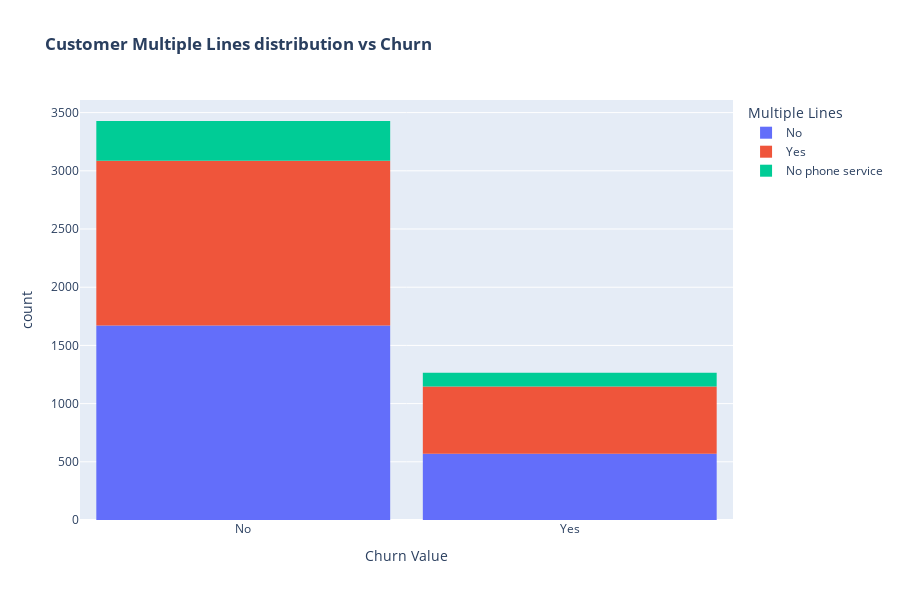

The cell this chart's notebook holds for it:
### Code cell
fig = px.histogram(telco_df, x="Churn Value", color="Multiple Lines", title="<b>Customer Multiple Lines distribution vs Churn</b>")
fig.update_layout(width=900, height=600, bargap=0.1)
fig.show()

### Figure 1 — Plotly figure (JSON) as saved in the notebook; plotly's stock layout.template omitted (floating-point values rounded to 4 significant figures; data arrays with more than 128 entries replaced by an {"elided": "..."} marker saying what was removed)
{"data": [{"alignmentgroup": "True", "bingroup": "x", "hovertemplate": "Multiple Lines=No<br>Churn Value=%{x}<br>count=%{y}<extra></extra>", "legendgroup": "No", "marker": {"color": "#636efa", "pattern": {"shape": ""}}, "name": "No", "offsetgroup": "No", "orientation": "v", "showlegend": true, "type": "histogram", "x": {"elided": "2253 str values"}, "xaxis": "x", "yaxis": "y"}, {"alignmentgroup": "True", "bingroup": "x", "hovertemplate": "Multiple Lines=Yes<br>Churn Value=%{x}<br>count=%{y}<extra></extra>", "legendgroup": "Yes", "marker": {"color": "#EF553B", "pattern": {"shape": ""}}, "name": "Yes", "offsetgroup": "Yes", "orientation": "v", "showlegend": true, "type": "histogram", "x": {"elided": "2004 str values"}, "xaxis": "x", "yaxis": "y"}, {"alignmentgroup": "True", "bingroup": "x", "hovertemplate": "Multiple Lines=No phone service<br>Churn Value=%{x}<br>count=%{y}<extra></extra>", "legendgroup": "No phone service", "marker": {"color": "#00cc96", "pattern": {"shape": ""}}, "name": "No phone service", "offsetgroup": "No phone service", "orientation": "v", "showlegend": true, "type": "histogram", "x": {"elided": "461 str values"}, "xaxis": "x", "yaxis": "y"}], "layout": {"bargap": 0.1, "barmode": "relative", "height": 600, "legend": {"title": {"text": "Multiple Lines"}, "tracegroupgap": 0}, "title": {"text": "<b>Customer Multiple Lines distribution vs Churn</b>"}, "width": 900, "xaxis": {"anchor": "y", "domain": [0, 1], "title": {"text": "Churn Value"}}, "yaxis": {"anchor": "x", "domain": [0, 1], "title": {"text": "count"}}}}
